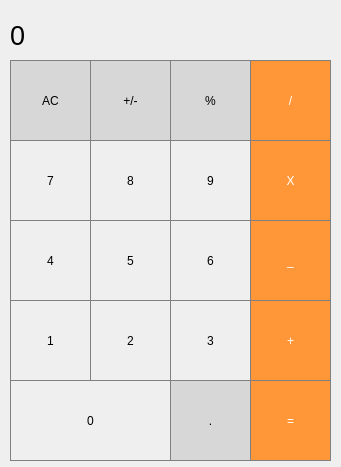
<?xml version="1.0" encoding="UTF-8"?>
<ui version="4.0">
 <class>MainWindow</class>
 <widget class="QMainWindow" name="MainWindow">
  <property name="geometry">
   <rect>
    <x>0</x>
    <y>0</y>
    <width>341</width>
    <height>467</height>
   </rect>
  </property>
  <property name="windowTitle">
   <string>MainWindow</string>
  </property>
  <widget class="QWidget" name="centralwidget">
   <widget class="QPushButton" name="AC">
    <property name="geometry">
     <rect>
      <x>10</x>
      <y>60</y>
      <width>81</width>
      <height>81</height>
     </rect>
    </property>
    <property name="styleSheet">
     <string notr="true">QPushButton {
  background-color: rgb(215, 215, 215);
  border: 1px solid gray;
}
QPushButton:pressed {
    background-color: qlineargradient(x1: 0, y1: 0, x2: 0, y2: 1,
                                      stop: 0 #BEBEBE, stop: 1 #D7D7D7);
}</string>
    </property>
    <property name="text">
     <string>AC</string>
    </property>
   </widget>
   <widget class="QLabel" name="label">
    <property name="geometry">
     <rect>
      <x>10</x>
      <y>10</y>
      <width>321</width>
      <height>51</height>
     </rect>
    </property>
    <property name="font">
     <font>
      <pointsize>20</pointsize>
     </font>
    </property>
    <property name="styleSheet">
     <string notr="true">QLabel {
  qproperty-alignment: 'AlignVCenter | AlignRight';
  border: 1px solid gray;
}

background-color : white;</string>
    </property>
    <property name="text">
     <string>0</string>
    </property>
   </widget>
   <widget class="QPushButton" name="pushButton_1">
    <property name="geometry">
     <rect>
      <x>90</x>
      <y>60</y>
      <width>81</width>
      <height>81</height>
     </rect>
    </property>
    <property name="styleSheet">
     <string notr="true">QPushButton {
  background-color: rgb(215, 215, 215);
  border: 1px solid gray;
}
QPushButton:pressed {
    background-color: qlineargradient(x1: 0, y1: 0, x2: 0, y2: 1,
                                      stop: 0 #BEBEBE, stop: 1 #D7D7D7);
}</string>
    </property>
    <property name="text">
     <string>+/-</string>
    </property>
   </widget>
   <widget class="QPushButton" name="delit">
    <property name="geometry">
     <rect>
      <x>250</x>
      <y>60</y>
      <width>81</width>
      <height>81</height>
     </rect>
    </property>
    <property name="styleSheet">
     <string notr="true">QPushButton {
  background-color: rgb(255, 151, 57);
  color: white; 
  border: 1px solid gray;
}

QPushButton:pressed {
    background-color: qlineargradient(x1: 0, y1: 0, x2: 0, y2: 1,
                                      stop: 0 #FF7832, stop: 1 #FF9739);
}</string>
    </property>
    <property name="text">
     <string>/</string>
    </property>
   </widget>
   <widget class="QPushButton" name="persent">
    <property name="geometry">
     <rect>
      <x>170</x>
      <y>60</y>
      <width>81</width>
      <height>81</height>
     </rect>
    </property>
    <property name="styleSheet">
     <string notr="true">QPushButton {
  background-color: rgb(215, 215, 215);
  border: 1px solid gray;
}
QPushButton:pressed {
    background-color: qlineargradient(x1: 0, y1: 0, x2: 0, y2: 1,
                                      stop: 0 #BEBEBE, stop: 1 #D7D7D7);
}</string>
    </property>
    <property name="text">
     <string>%</string>
    </property>
   </widget>
   <widget class="QPushButton" name="q8">
    <property name="geometry">
     <rect>
      <x>90</x>
      <y>140</y>
      <width>81</width>
      <height>81</height>
     </rect>
    </property>
    <property name="styleSheet">
     <string notr="true">QPushButton {
   border: 1px solid gray;
}
QPushButton:pressed {
    background-color: qlineargradient(x1: 0, y1: 0, x2: 0, y2: 1,
                                      stop: 0 #dadbde, stop: 1 #f6f7fa);
}</string>
    </property>
    <property name="text">
     <string>8</string>
    </property>
   </widget>
   <widget class="QPushButton" name="x">
    <property name="geometry">
     <rect>
      <x>250</x>
      <y>140</y>
      <width>81</width>
      <height>81</height>
     </rect>
    </property>
    <property name="styleSheet">
     <string notr="true">QPushButton {
  background-color: rgb(255, 151, 57);
  color: white; 
  border: 1px solid gray;
}

QPushButton:pressed {
    background-color: qlineargradient(x1: 0, y1: 0, x2: 0, y2: 1,
                                      stop: 0 #FF7832, stop: 1 #FF9739);
}</string>
    </property>
    <property name="text">
     <string>X</string>
    </property>
   </widget>
   <widget class="QPushButton" name="q9">
    <property name="geometry">
     <rect>
      <x>170</x>
      <y>140</y>
      <width>81</width>
      <height>81</height>
     </rect>
    </property>
    <property name="styleSheet">
     <string notr="true">QPushButton {
   border: 1px solid gray;
}
QPushButton:pressed {
    background-color: qlineargradient(x1: 0, y1: 0, x2: 0, y2: 1,
                                      stop: 0 #dadbde, stop: 1 #f6f7fa);
}</string>
    </property>
    <property name="text">
     <string>9</string>
    </property>
   </widget>
   <widget class="QPushButton" name="q7">
    <property name="geometry">
     <rect>
      <x>10</x>
      <y>140</y>
      <width>81</width>
      <height>81</height>
     </rect>
    </property>
    <property name="styleSheet">
     <string notr="true">QPushButton {
   border: 1px solid gray;
}
QPushButton:pressed {
    background-color: qlineargradient(x1: 0, y1: 0, x2: 0, y2: 1,
                                      stop: 0 #dadbde, stop: 1 #f6f7fa);
}</string>
    </property>
    <property name="text">
     <string>7</string>
    </property>
   </widget>
   <widget class="QPushButton" name="q3">
    <property name="geometry">
     <rect>
      <x>170</x>
      <y>300</y>
      <width>81</width>
      <height>81</height>
     </rect>
    </property>
    <property name="styleSheet">
     <string notr="true">QPushButton {
   border: 1px solid gray;
}
QPushButton:pressed {
    background-color: qlineargradient(x1: 0, y1: 0, x2: 0, y2: 1,
                                      stop: 0 #dadbde, stop: 1 #f6f7fa);
}</string>
    </property>
    <property name="text">
     <string>3</string>
    </property>
   </widget>
   <widget class="QPushButton" name="q5">
    <property name="geometry">
     <rect>
      <x>90</x>
      <y>220</y>
      <width>81</width>
      <height>81</height>
     </rect>
    </property>
    <property name="styleSheet">
     <string notr="true">QPushButton {
   border: 1px solid gray;
}
QPushButton:pressed {
    background-color: qlineargradient(x1: 0, y1: 0, x2: 0, y2: 1,
                                      stop: 0 #dadbde, stop: 1 #f6f7fa);
}</string>
    </property>
    <property name="text">
     <string>5</string>
    </property>
   </widget>
   <widget class="QPushButton" name="minus">
    <property name="geometry">
     <rect>
      <x>250</x>
      <y>220</y>
      <width>81</width>
      <height>81</height>
     </rect>
    </property>
    <property name="styleSheet">
     <string notr="true">QPushButton {
  background-color: rgb(255, 151, 57);
  color: white; 
  border: 1px solid gray;
}

QPushButton:pressed {
    background-color: qlineargradient(x1: 0, y1: 0, x2: 0, y2: 1,
                                      stop: 0 #FF7832, stop: 1 #FF9739);
}</string>
    </property>
    <property name="text">
     <string>_</string>
    </property>
   </widget>
   <widget class="QPushButton" name="q2">
    <property name="geometry">
     <rect>
      <x>90</x>
      <y>300</y>
      <width>81</width>
      <height>81</height>
     </rect>
    </property>
    <property name="styleSheet">
     <string notr="true">QPushButton {
   border: 1px solid gray;
}
QPushButton:pressed {
    background-color: qlineargradient(x1: 0, y1: 0, x2: 0, y2: 1,
                                      stop: 0 #dadbde, stop: 1 #f6f7fa);
}</string>
    </property>
    <property name="text">
     <string>2</string>
    </property>
   </widget>
   <widget class="QPushButton" name="q6">
    <property name="geometry">
     <rect>
      <x>170</x>
      <y>220</y>
      <width>81</width>
      <height>81</height>
     </rect>
    </property>
    <property name="styleSheet">
     <string notr="true">QPushButton {
   border: 1px solid gray;
}
QPushButton:pressed {
    background-color: qlineargradient(x1: 0, y1: 0, x2: 0, y2: 1,
                                      stop: 0 #dadbde, stop: 1 #f6f7fa);
}</string>
    </property>
    <property name="text">
     <string>6</string>
    </property>
   </widget>
   <widget class="QPushButton" name="plus">
    <property name="geometry">
     <rect>
      <x>250</x>
      <y>300</y>
      <width>81</width>
      <height>81</height>
     </rect>
    </property>
    <property name="styleSheet">
     <string notr="true">QPushButton {
  background-color: rgb(255, 151, 57);
  color: white; 
  border: 1px solid gray;
}

QPushButton:pressed {
    background-color: qlineargradient(x1: 0, y1: 0, x2: 0, y2: 1,
                                      stop: 0 #FF7832, stop: 1 #FF9739);
}</string>
    </property>
    <property name="text">
     <string>+</string>
    </property>
   </widget>
   <widget class="QPushButton" name="q1">
    <property name="geometry">
     <rect>
      <x>10</x>
      <y>300</y>
      <width>81</width>
      <height>81</height>
     </rect>
    </property>
    <property name="styleSheet">
     <string notr="true">QPushButton {
   border: 1px solid gray;
}
QPushButton:pressed {
    background-color: qlineargradient(x1: 0, y1: 0, x2: 0, y2: 1,
                                      stop: 0 #dadbde, stop: 1 #f6f7fa);
}</string>
    </property>
    <property name="text">
     <string>1</string>
    </property>
   </widget>
   <widget class="QPushButton" name="q4">
    <property name="geometry">
     <rect>
      <x>10</x>
      <y>220</y>
      <width>81</width>
      <height>81</height>
     </rect>
    </property>
    <property name="styleSheet">
     <string notr="true">QPushButton {
   border: 1px solid gray;
}
QPushButton:pressed {
    background-color: qlineargradient(x1: 0, y1: 0, x2: 0, y2: 1,
                                      stop: 0 #dadbde, stop: 1 #f6f7fa);
}</string>
    </property>
    <property name="text">
     <string>4</string>
    </property>
   </widget>
   <widget class="QPushButton" name="ravno">
    <property name="geometry">
     <rect>
      <x>250</x>
      <y>380</y>
      <width>81</width>
      <height>81</height>
     </rect>
    </property>
    <property name="styleSheet">
     <string notr="true">QPushButton {
  background-color: rgb(255, 151, 57);
  color: white; 
  border: 1px solid gray;
}

QPushButton:pressed {
    background-color: qlineargradient(x1: 0, y1: 0, x2: 0, y2: 1,
                                      stop: 0 #FF7832, stop: 1 #FF9739);
}</string>
    </property>
    <property name="text">
     <string>=</string>
    </property>
   </widget>
   <widget class="QPushButton" name="q0">
    <property name="geometry">
     <rect>
      <x>10</x>
      <y>380</y>
      <width>161</width>
      <height>81</height>
     </rect>
    </property>
    <property name="styleSheet">
     <string notr="true">QPushButton {
   border: 1px solid gray;
}
QPushButton:pressed {
    background-color: qlineargradient(x1: 0, y1: 0, x2: 0, y2: 1,
                                      stop: 0 #dadbde, stop: 1 #f6f7fa);
}</string>
    </property>
    <property name="text">
     <string>0</string>
    </property>
   </widget>
   <widget class="QPushButton" name="dot">
    <property name="geometry">
     <rect>
      <x>170</x>
      <y>380</y>
      <width>81</width>
      <height>81</height>
     </rect>
    </property>
    <property name="styleSheet">
     <string notr="true">QPushButton {
  background-color: rgb(215, 215, 215);
  border: 1px solid gray;
}
QPushButton:pressed {
    background-color: qlineargradient(x1: 0, y1: 0, x2: 0, y2: 1,
                                      stop: 0 #BEBEBE, stop: 1 #D7D7D7);
}</string>
    </property>
    <property name="text">
     <string>.</string>
    </property>
   </widget>
  </widget>
 </widget>
 <resources/>
 <connections/>
</ui>
